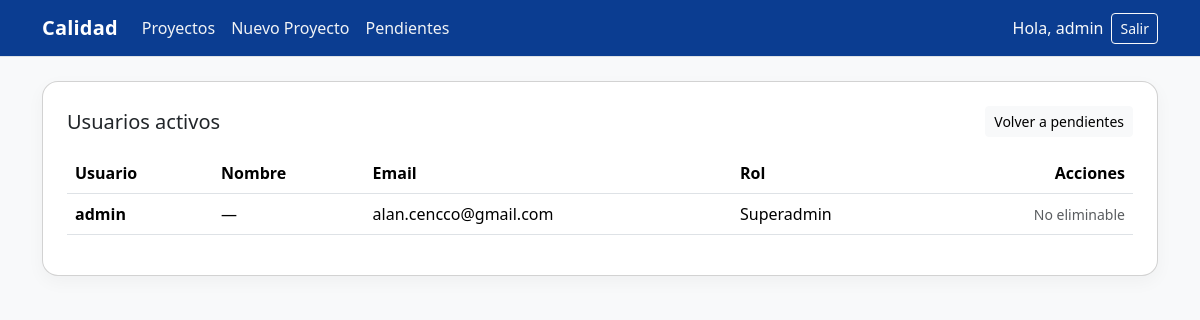
/usuarios/activos/ (signed in), run on an earlier commit of the app's database.
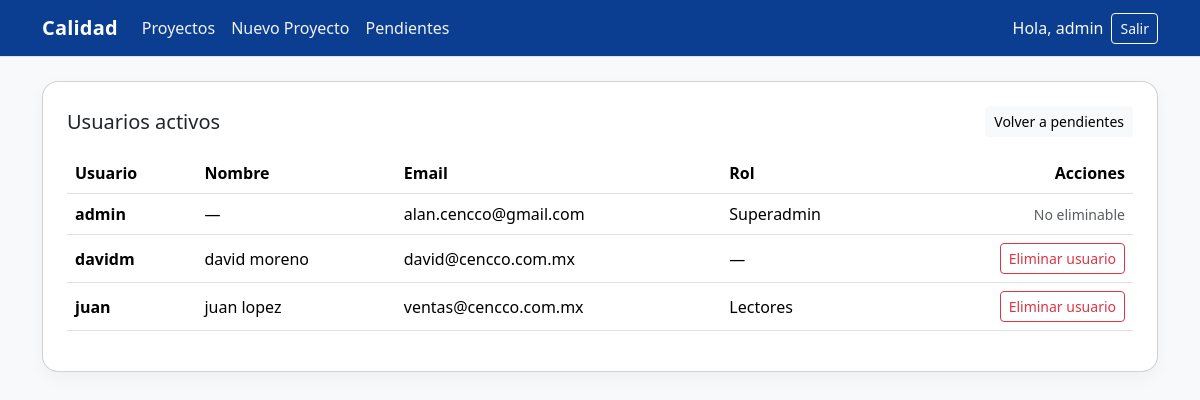
And on a later commit of the database.
### calidad_app/models.py (models this page shows)
class CustomUser(AbstractUser):
    pass

### calidad_app/views.py (the view)
# urls.py: path('usuarios/activos/', views.usuarios_activos, name='usuarios_activos'),
@login_required
@user_passes_test(is_admin)
def usuarios_activos(request):
    User = get_user_model()
    activos = User.objects.filter(is_active=True).order_by('username')
    return render(request, 'usuarios_activos.html', {'activos': activos})

### calidad_app/views.py (called while the page is built)
def is_admin(user):
    return user.is_authenticated and (user.is_staff or user.is_superuser)

### calidad_app/templates/usuarios_activos.html (shortened to what this page needs)
{% extends 'base.html' %}
{% block content %}
<div class="card p-4">
  <div class="d-flex justify-content-between align-items-center mb-3">
    <h1 class="h5 mb-0">Usuarios activos</h1>
    <a href="{% url 'usuarios_pendientes' %}" class="btn btn-light btn-sm">Volver a pendientes</a>
  </div>
  {% if activos %}
    <div class="table-responsive">
      <table class="table align-middle">
        <thead>
          <tr>
            <th>Usuario</th>
            <th>Nombre</th>
            <th>Email</th>
            <th>Rol</th>
            <th class="text-end">Acciones</th>
          </tr>
        </thead>
        <tbody>
          {% for u in activos %}
          <tr>
            <td class="fw-semibold">{{ u.username }}</td>
            <td>{{ u.get_full_name|default:"—" }}</td>
            <td>{{ u.email|default:"—" }}</td>
            <td>
              {% if u.is_superuser %}Superadmin{% elif u.is_staff %}Staff{% else %}
                {% if u.groups.all %}
                  {{ u.groups.all|join:", " }}
                {% else %}—{% endif %}
              {% endif %}
            </td>
            <td class="text-end">
              {% if not u.is_superuser and u.id != request.user.id %}
              <form method="post" action="{% url 'eliminar_usuario_activo' u.id %}" class="d-inline"
                    onsubmit="return confirm('¿Eliminar a {{ u.username }}? Esta acción no se puede deshacer.');">
                <button class="btn btn-outline-danger btn-sm">Eliminar usuario</button>
              </form>
              {% else %}
              <span class="text-muted small">No eliminable</span>
              {% endif %}
            </td>
          </tr>
          {% endfor %}
        </tbody>
      </table>
    </div>
  {% else %}
    <div class="text-muted text-center py-5">No hay usuarios activos.</div>
  {% endif %}
</div>
{% endblock %}

### calidad_app/templates/base.html (shortened to what this page needs)
{% load static %}
<!doctype html>
<html lang="es">
<head>
  <link href="https://cdn.jsdelivr.net/npm/bootstrap@5.3.3/dist/css/bootstrap.min.css" rel="stylesheet">
</head>
<body class="bg-light">
<nav class="navbar navbar-expand-lg navbar-dark border-bottom sticky-top">
  <div class="container">
    <a class="navbar-brand" href="{% url 'ver_proyectos' %}">Calidad</a>
    <div id="mainNav" class="collapse navbar-collapse">
      <ul class="navbar-nav me-auto">
        <li class="nav-item"><a class="nav-link" href="{% url 'ver_proyectos' %}">Proyectos</a></li>
        <li class="nav-item"><a class="nav-link" href="{% url 'crear_proyecto' %}">Nuevo Proyecto</a></li>
        {% if request.user.is_staff or request.user.is_superuser %}
<li class="nav-item"><a class="nav-link" href="{% url 'usuarios_pendientes' %}">Pendientes</a></li>
{% endif %}
      </ul>
      <div class="d-flex align-items-center gap-2">
        {% if request.user.is_authenticated %}
          <span class="text-light">Hola, {{ request.user.get_short_name|default:request.user.username }}</span>
          <form method="post" action="{% url 'logout' %}" class="nav-logout">
            <button class="btn btn-outline-light btn-sm" type="submit">Salir</button>
          </form>
        {% else %}
  <a class="btn btn-outline-light btn-sm" href="{% url 'login' %}">Entrar</a>
  <a class="btn btn-light btn-sm" href="{% url 'registro_usuario' %}">Solicitar acceso</a>
{% endif %}
      </div>
    </div>
  </div>
</nav>
<main class="container py-4">
  {% block content %}{% endblock %}
</main>
</body>
</html>

What changed in the data, as far as the page shows it:
added CustomUser: username "davidm", get_full_name "david moreno", email "david@cencco.com.mx"
added CustomUser: username "juan", get_full_name "juan lopez", email "ventas@cencco.com.mx", groups.all "Lectores"
